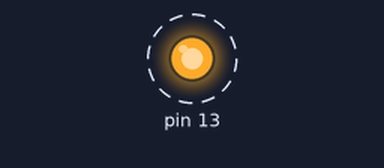
This sketch was run on a simulated Arduino Uno, built with avr-gcc and run on an emulated ATmega328P. Shown: output pins drawn as LEDs (lit = HIGH). Dashed ring = blinking. What the sketch prints to the serial monitor is not drawn.

Above: at 0.5 s.
Timing chart, 0 to 4.6 s (numbered marks = the images above):
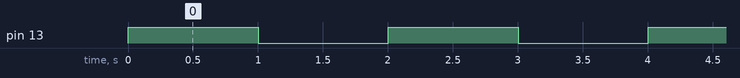

Measured:
- by itself, pin 13: alternates HIGH for 1.0 s and LOW for 1.0 s

The sketch:

timer2_test.ino
```cpp
void setup() {

  Serial.begin(115200);

  cli(); // Disable global interrupts
  TCCR2B = 0;
  TCCR2A = 0;
  TCNT2= 0; //  Set counter to 0;
  OCR2A = 250; // 250 * 1/(16MHz/8) = delay = 125uS
  TCCR2B |= 1 << CS21; // Set prescaler to divide clock by 8.
  TCCR2A |= 1 << WGM21; // CTC Mode.
  TIMSK2 |= 1 << OCIE1A; // Compare match A interrupt mask
  sei(); // Global interrupt enable (SREG[7] = 1)

  pinMode(13, OUTPUT);
}
void loop() {
  // put your main code here, to run repeatedly:
  digitalWrite(13, HIGH);
  delay(1000);
  digitalWrite(13, LOW);
  delay(1000);
}

ISR(TIMER2_COMPA_vect) {
  Serial.println("Interrupt");
  TIFR2 |= 1 << 1; // Clear Match A flag by writing a 1. This is because another interrupt will have occurred because Serial.println takes so long.
  TCNT2 = 0; // Set timer to 0. Technically not necessary for the LED to blink.
}
```
